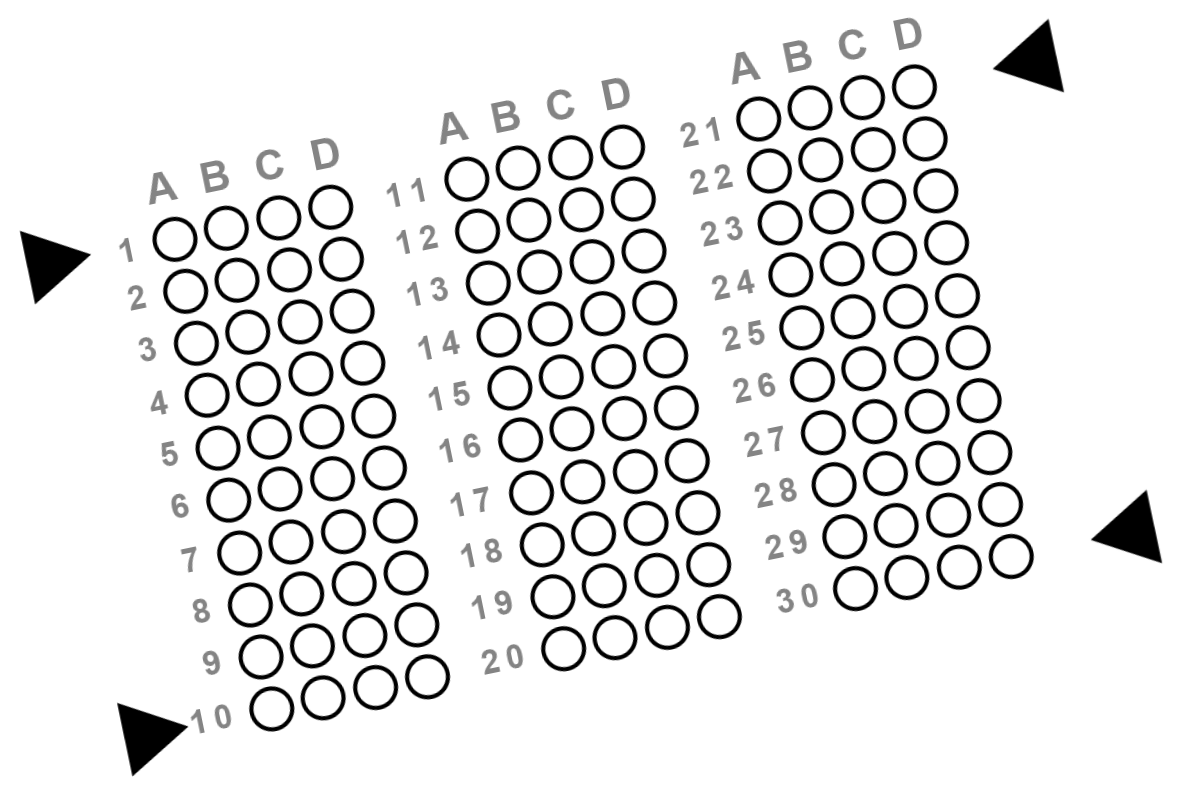
#> input picture Exam Grader/Unfinished/image_tilt.png, 1200 x 800 px
$ python shapedetector_alpha.py
#> lines starting #> are read from the running program, lines starting #| are printed output that depends on the picture; after the words box and inside, x2 and y2 are one past the last pixel; in counts of white or black regions, pixels touching at a corner belong together
import cv2
import imutils
import math


def is_valid_triangle(c):
    perimeter = cv2.arcLength(c, True)
    approx = cv2.approxPolyDP(c, 0.1 * perimeter, True) # alter 0.01 as req'd
    return True if len(approx) == 3 else False

def filter_triangles(t_list):
    markers = []
    t_list.sort(key=lambda x: x[3])

    if (t_list[0][3] >= t_list[1][3] * 0.95 and
        t_list[0][3] <= t_list[1][3] * 1.05):

        markers.append(t_list[0])

    for i in range(len(t_list) - 2):
        i += 1
        if ((t_list[i][3] >= t_list[i - 1][3] * 0.95 and
            t_list[i][3] <= t_list[i - 1][3] * 1.05) or
            (t_list[i][3] >= t_list[i + 1][3] * 0.95 and
            t_list[i][3] <= t_list[i + 1][3] * 1.05)):

            markers.append(t_list[i])

    if (t_list[-1][3] >= t_list[-2][3] * 0.95 and
        t_list[-1][3] <= t_list[-2][3] * 1.05):

        markers.append(t_list[-1])

    return markers

image = cv2.imread("image_tilt.png")
#> image is the input picture: shape (800, 1200, 3); min 0, max 255, mean 233.4

gray = cv2.cvtColor(image, cv2.COLOR_BGR2GRAY)
#blurred = cv2.GaussianBlur(gray, (5, 5), 0)
thresh = cv2.threshold(gray, 10, 255, cv2.THRESH_BINARY_INV)[1]
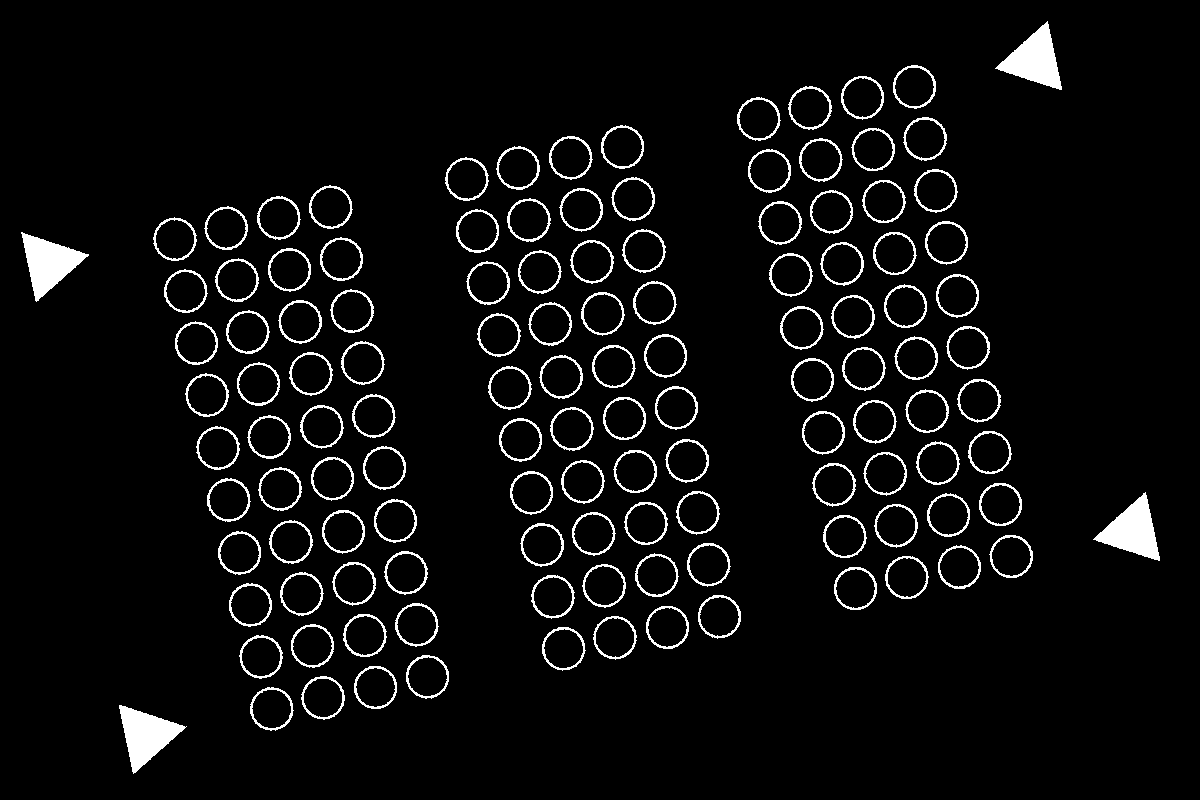
#> thresh: shape (800, 1200); 4.9% white; 124 white regions

cnts = cv2.findContours(thresh.copy(), cv2.RETR_EXTERNAL,
	cv2.CHAIN_APPROX_SIMPLE)
#> cnts = 124 contours; largest, box (x1, y1, x2, y2) and area: (119, 705, 187, 774) 2145, (21, 232, 89, 302) 2142, (1093, 492, 1160, 561) 2132, (995, 21, 1062, 90) 2128, (269, 520, 313, 564) 1418
cnts = cnts[1]
#> cnts = 124 rows, first 6: [1, -1, -1, -1], [2, 0, -1, -1], [3, 1, -1, -1], [4, 2, -1, -1], [5, 3, -1, -1], [6, 4, -1, -1]
triangles = []
i = 0

for c in cnts:
    # compute the center of the contour
#> (the run stopped early here; a loop or call above may not have finished)

$ run again, with Exam Grader/Unfinished/image - Copy.png copied over Exam Grader/Unfinished/image_tilt.png
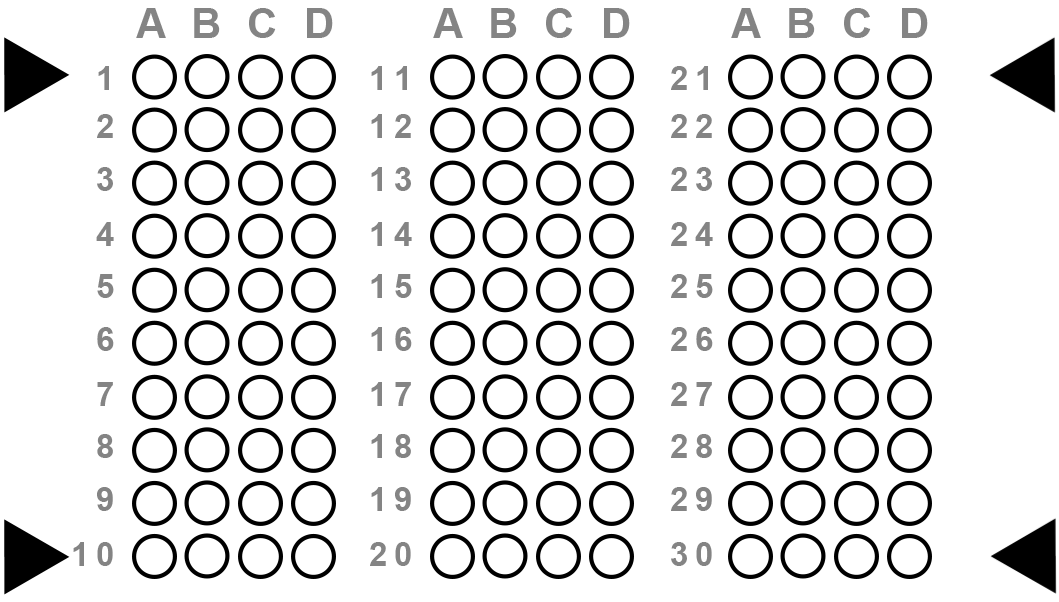
#> input picture Exam Grader/Unfinished/image - Copy.png, 1059 x 602 px
#> image is the input picture: shape (602, 1059, 3); min 0, max 255, mean 222.5
#> `thresh = cv2.threshold(gray, 10, 255, cv2.THRESH_BINARY_INV)[1]`:
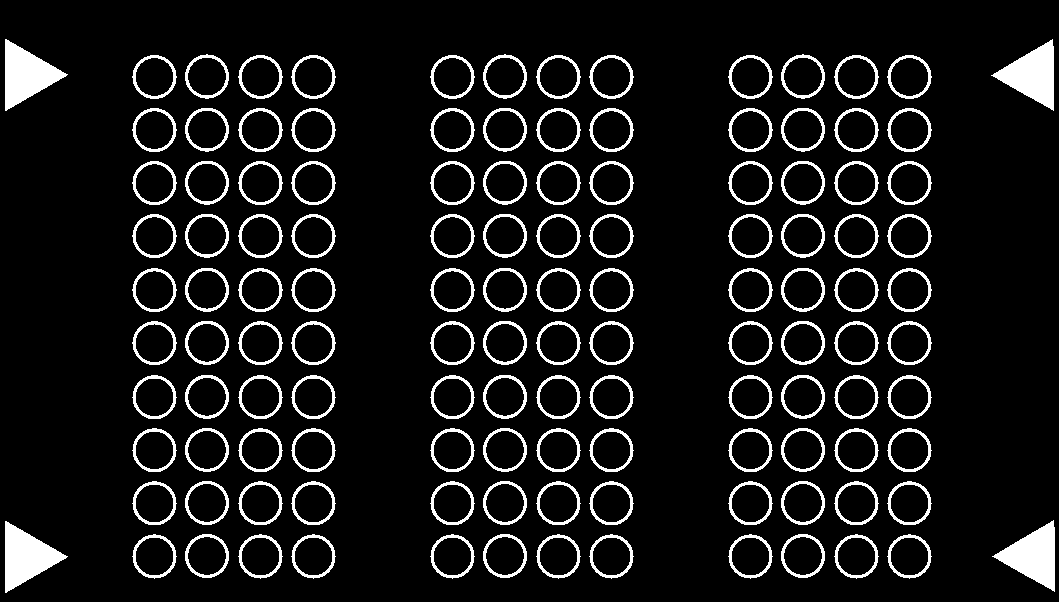
#> thresh: shape (602, 1059); 9.2% white; 124 white regions
#> `cnts = cv2.findContours(thresh.copy(), cv2.RETR_EXTERNAL, cv2.CHAIN_AP..`: cnts = 124 contours; largest, box (x1, y1, x2, y2) and area: (5, 521, 68, 593) 2218, (5, 39, 68, 111) 2218, (992, 520, 1055, 592) 2192, (991, 39, 1054, 111) 2192, (781, 321, 825, 365) 1468
#> `cnts = cnts[1]`: cnts = 124 rows, first 6: [1, -1, -1, -1], [2, 0, -1, -1], [3, 1, -1, -1], [4, 2, -1, -1], [5, 3, -1, -1], [6, 4, -1, -1]
